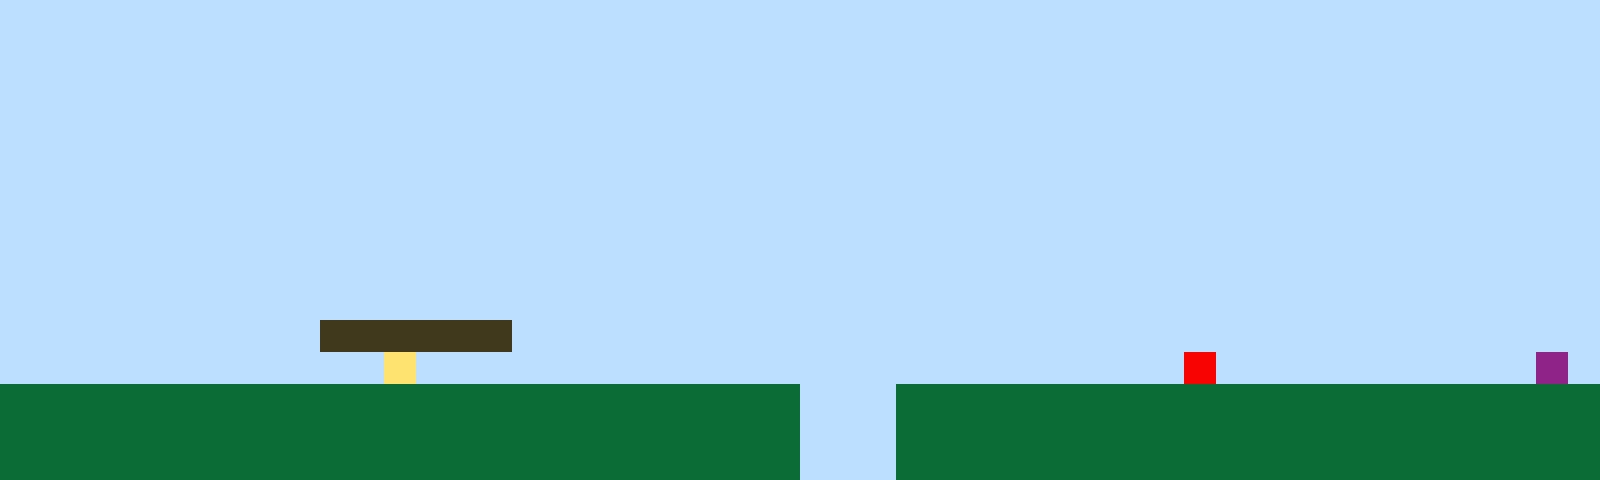

Rendered tile map (Tiled .tmx) drawn with the repository's tilesets; below, a short description and the full map source, tile grids included:
An orthogonal 50x15 tile map with 32x32 px tiles, 1 tile layer (Tile Layer 1).

<map version="1.10" tiledversion="1.11.2" orientation="orthogonal" renderorder="right-up" width="50" height="15" tilewidth="32" tileheight="32" infinite="0" nextlayerid="2" nextobjectid="1"><editorsettings><export target="map1.csv" format="csv" /></editorsettings><tileset firstgid="1" name="sprites" tilewidth="32" tileheight="32" tilecount="6" columns="3"><image source="sprites.png" width="96" height="64" /></tileset><layer id="1" name="Tile Layer 1" width="50" height="15"><data encoding="csv">1,1,1,1,1,1,1,1,1,1,1,1,1,1,1,1,1,1,1,1,1,1,1,1,1,1,1,1,1,1,1,1,1,1,1,1,1,1,1,1,1,1,1,1,1,1,1,1,1,1,1,1,1,1,1,1,1,1,1,1,1,1,1,1,1,1,1,1,1,1,1,1,1,1,1,1,1,1,1,1,1,1,1,1,1,1,1,1,1,1,1,1,1,1,1,1,1,1,1,1,1,1,1,1,1,1,1,1,1,1,1,1,1,1,1,1,1,1,1,1,1,1,1,1,1,1,1,1,1,1,1,1,1,1,1,1,1,1,1,1,1,1,1,1,1,1,1,1,1,1,1,1,1,1,1,1,1,1,1,1,1,1,1,1,1,1,1,1,1,1,1,1,1,1,1,1,1,1,1,1,1,1,1,1,1,1,1,1,1,1,1,1,1,1,1,1,1,1,1,1,1,1,1,1,1,1,1,1,1,1,1,1,1,1,1,1,1,1,1,1,1,1,1,1,1,1,1,1,1,1,1,1,1,1,1,1,1,1,1,1,1,1,1,1,1,1,1,1,1,1,1,1,1,1,1,1,1,1,1,1,1,1,1,1,1,1,1,1,1,1,1,1,1,1,1,1,1,1,1,1,1,1,1,1,1,1,1,1,1,1,1,1,1,1,1,1,1,1,1,1,1,1,1,1,1,1,1,1,1,1,1,1,1,1,1,1,1,1,1,1,1,1,1,1,1,1,1,1,1,1,1,1,1,1,1,1,1,1,1,1,1,1,1,1,1,1,1,1,1,1,1,1,1,1,1,1,1,1,1,1,1,1,1,1,1,1,1,1,1,1,1,1,1,1,1,1,1,1,1,1,1,1,1,1,1,1,1,1,1,1,1,1,1,1,1,1,1,1,1,1,1,1,1,1,1,1,1,1,1,1,1,1,1,1,1,1,1,1,1,1,1,1,1,1,1,1,1,1,1,1,1,1,1,1,1,1,1,1,1,1,1,1,1,1,1,1,1,1,1,1,1,1,1,1,1,1,1,1,1,1,1,1,1,1,1,1,1,1,1,1,1,1,1,1,1,1,1,1,1,1,1,1,1,1,1,1,1,1,1,1,1,1,1,1,1,1,1,1,1,1,1,1,1,1,1,1,1,1,1,1,3,3,3,3,3,3,1,1,1,1,1,1,1,1,1,1,1,1,1,1,1,1,1,1,1,1,1,1,1,1,1,1,1,1,1,1,1,1,1,1,1,1,1,1,1,1,1,1,1,1,1,1,4,1,1,1,1,1,1,1,1,1,1,1,1,1,1,1,1,1,1,1,1,1,1,1,1,5,1,1,1,1,1,1,1,1,1,1,6,1,2,2,2,2,2,2,2,2,2,2,2,2,2,2,2,2,2,2,2,2,2,2,2,2,2,1,1,1,2,2,2,2,2,2,2,2,2,2,2,2,2,2,2,2,2,2,2,2,2,2,2,2,2,2,2,2,2,2,2,2,2,2,2,2,2,2,2,2,2,2,2,2,2,2,2,1,1,1,2,2,2,2,2,2,2,2,2,2,2,2,2,2,2,2,2,2,2,2,2,2,2,2,2,2,2,2,2,2,2,2,2,2,2,2,2,2,2,2,2,2,2,2,2,2,2,1,1,1,2,2,2,2,2,2,2,2,2,2,2,2,2,2,2,2,2,2,2,2,2,2</data></layer></map>
